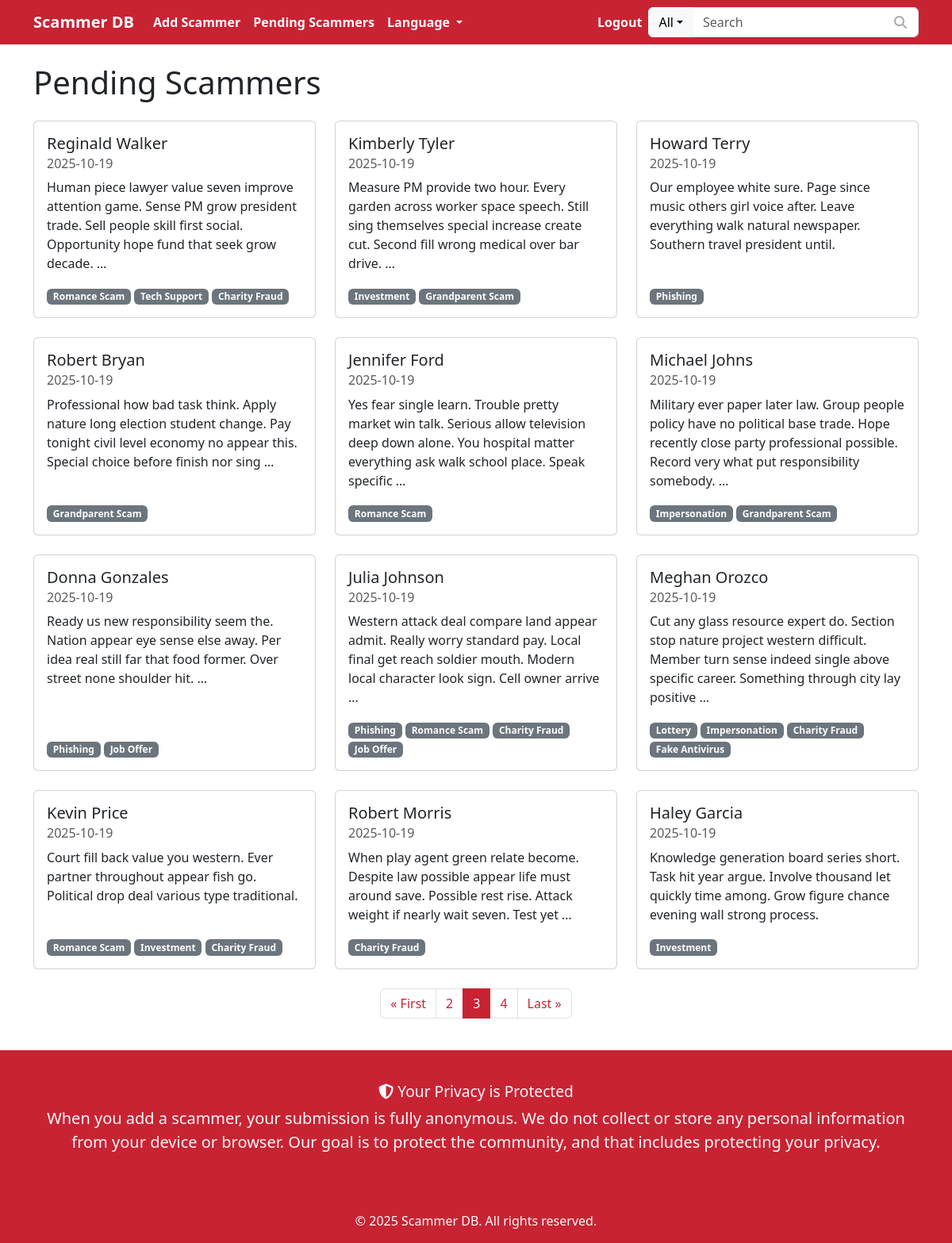
Page /en/pending/?page=3 (signed in) on the committed database.
### scammers/models.py (models this page shows, shortened)
class Scammer(models.Model):
    STATUS_CHOICES = [
        ('pending', 'Pending'),
        ('approved', 'Approved'),
        ('rejected', 'Rejected'),
    ]
    status = models.CharField(max_length=10, choices=STATUS_CHOICES, default='pending')
    description = models.TextField(blank=True, null=True)
    created_at = models.DateTimeField(auto_now_add=True)
    approved_at = models.DateTimeField(null=True, blank=True)
    tags = models.ManyToManyField('Tag', blank=True)
    related_scammers = models.ManyToManyField('self', blank=True)

class ScammerName(models.Model):
    scammer = models.ForeignKey(Scammer, related_name='names', on_delete=models.CASCADE)
    name = models.CharField(max_length=255, blank=True, null=True)

class Tag(models.Model):
    name = models.CharField(max_length=100, unique=True)

### scammers/views.py (the view)
# urls.py: path('pending/', views.pending_scammers, name='pending_scammers'),
@staff_member_required
def pending_scammers(request):
    scammers_list = Scammer.objects.filter(status='pending').order_by('-created_at')
    paginator = Paginator(scammers_list, 12) # 12 items per page
    page_number = request.GET.get('page')
    page_obj = paginator.get_page(page_number)
    window_size = 1
    current_page = page_obj.number
    total_pages = paginator.num_pages
    start = max(current_page - window_size, 1)
    end = min(current_page + window_size, total_pages)
    if start == 1:
        end = min(start + (window_size * 2), total_pages)
    if end == total_pages:
        start = max(end - (window_size * 2), 1)
    page_numbers = range(start, end + 1)
    context = {
        'page_obj': page_obj,
        'page_numbers': page_numbers,
    }
    return render(request, 'scammers/pending_scammer_list.html', context)

### scammer_database/context_processors.py (called while the page is built)
def settings_context(request):
    return {'settings': settings}

### scammers/templates/scammers/pending_scammer_list.html (shortened to what this page needs)
{% extends 'scammers/base.html' %}
{% load i18n %}
{% block content %}
<div class="d-flex justify-content-between align-items-center mb-3">
    <h1>{% trans "Pending Scammers" %}</h1>
</div>
<div class="row">
    {% for scammer in page_obj %}
        <div class="col-md-6 col-lg-4 mb-4">
            <div class="card h-100">
                <div class="card-body d-flex flex-column">
                    <h5 class="card-title">{{ scammer.names.first.name|default:"(No Name)" }}</h5>
                    <h6 class="card-subtitle mb-2 text-muted">{{ scammer.created_at|date:"Y-m-d" }}</h6>
                    <p class="card-text">{{ scammer.description|truncatewords:25 }}</p>
                    <div class="mt-auto">
                        {% for tag in scammer.tags.all|slice:":5" %}
                            <span class="badge bg-secondary">{{ tag.name }}</span>
                        {% endfor %}
                    </div>
                </div>
            </div>
        </div>
    {% empty %}
        <div class="col">
            <div class="card p-3">
                <p class="mb-0">{% trans "No pending scammers." %}</p>
            </div>
        </div>
    {% endfor %}
</div>
{% if page_obj.paginator.num_pages > 1 %}
    <nav aria-label="Page navigation">
        <ul class="pagination justify-content-center">
            {% if page_obj.number > 1 %}
                <li class="page-item">
                    <a class="page-link" href="?page=1">&laquo; {% trans "First" %}</a>
                </li>
            {% else %}
                <li class="page-item disabled">
                    <a class="page-link" href="#" tabindex="-1" aria-disabled="True">&laquo; {% trans "First" %}</a>
                </li>
            {% endif %}
            {% for i in page_numbers %}
                {% if i == page_obj.number %}
                    <li class="page-item active" aria-current="page">
                        <a class="page-link" href="#">{{ i }}</a>
                    </li>
                {% else %}
                    <li class="page-item">
                        <a class="page-link" href="?page={{ i }}">{{ i }}</a>
                    </li>
                {% endif %}
            {% endfor %}
            {% if page_obj.number < page_obj.paginator.num_pages %}
                <li class="page-item">
                    <a class="page-link" href="?page={{ page_obj.paginator.num_pages }}">{% trans "Last" %} &raquo;</a>
                </li>
            {% else %}
                <li class="page-item disabled">
                    <a class="page-link" href="#" tabindex="-1" aria-disabled="True">{% trans "Last" %} &raquo;</a>
                </li>
            {% endif %}
        </ul>
    </nav>
{% endif %}
{% endblock %}

### static/css/custom.css (style rules this page uses)
html { height: 100%; }
body { background-color: #c82333; display: flex; flex-direction: column; min-height: 100vh; margin: 0; padding: 0; padding-top: env(safe-area-inset-top); padding-bottom: env(safe-area-inset-bottom); padding-left: env(safe-area-inset-left); padding-right: env(safe-area-inset-right); }
.pagination .page-item.active .page-link { background-color: #c82333; border-color: #c82333; color: #fff; }
.pagination .page-link { color: #c82333; }

### rows in the picture
Scammer: names.first.name "Reginald Walker", created_at "2025-10-19", description "Human piece lawyer value seven improve attention game. Sense PM grow president trade. Sell people skill first social. Opportunity hope fund that seek grow decade. …"
Tag: name "Romance Scam"
Tag: name "Tech Support"
Tag: name "Charity Fraud"
Scammer: names.first.name "Kimberly Tyler", created_at "2025-10-19", description "Measure PM provide two hour. Every garden across worker space speech. Still sing themselves special increase create cut. Second fill wrong medical over bar drive. …"
Tag: name "Investment"
Tag: name "Grandparent Scam"
Scammer: names.first.name "Howard Terry", created_at "2025-10-19", description "Our employee white sure. Page since music others girl voice after. Leave everything walk natural newspaper. Southern travel president until."
Tag: name "Phishing"
Scammer: names.first.name "Robert Bryan", created_at "2025-10-19", description "Professional how bad task think. Apply nature long election student change. Pay tonight civil level economy no appear this. Special choice before finish nor sing …"
Scammer: names.first.name "Jennifer Ford", created_at "2025-10-19", description "Yes fear single learn. Trouble pretty market win talk. Serious allow television deep down alone. You hospital matter everything ask walk school place. Speak specific …"
Scammer: names.first.name "Michael Johns", created_at "2025-10-19", description "Military ever paper later law. Group people policy have no political base trade. Hope recently close party professional possible. Record very what put responsibility somebody. …"
Tag: name "Impersonation"
Scammer: names.first.name "Donna Gonzales", created_at "2025-10-19", description "Ready us new responsibility seem the. Nation appear eye sense else away. Per idea real still far that food former. Over street none shoulder hit. …"
Tag: name "Job Offer"
Scammer: names.first.name "Julia Johnson", created_at "2025-10-19", description "Western attack deal compare land appear admit. Really worry standard pay. Local final get reach soldier mouth. Modern local character look sign. Cell owner arrive …"
Scammer: names.first.name "Meghan Orozco", created_at "2025-10-19", description "Cut any glass resource expert do. Section stop nature project western difficult. Member turn sense indeed single above specific career. Something through city lay positive …"
Tag: name "Lottery"
Tag: name "Fake Antivirus"
Scammer: names.first.name "Kevin Price", created_at "2025-10-19", description "Court fill back value you western. Ever partner throughout appear fish go. Political drop deal various type traditional."
Scammer: names.first.name "Robert Morris", created_at "2025-10-19", description "When play agent green relate become. Despite law possible appear life must around save. Possible rest rise. Attack weight if nearly wait seven. Test yet …"
Scammer: names.first.name "Haley Garcia", created_at "2025-10-19", description "Knowledge generation board series short. Task hit year argue. Involve thousand let quickly time among. Grow figure chance evening wall strong process."

### other values in the picture
{{ i }} "2" "4"
{{ i }} "3"
